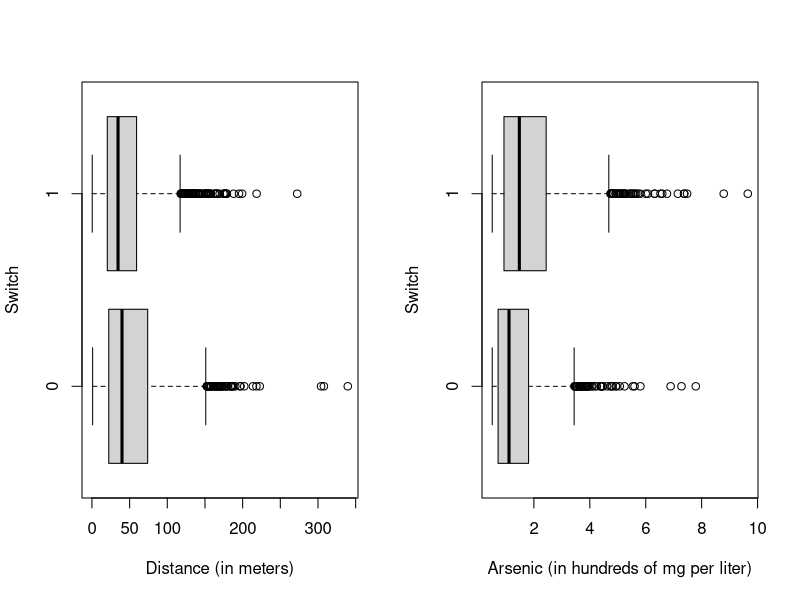
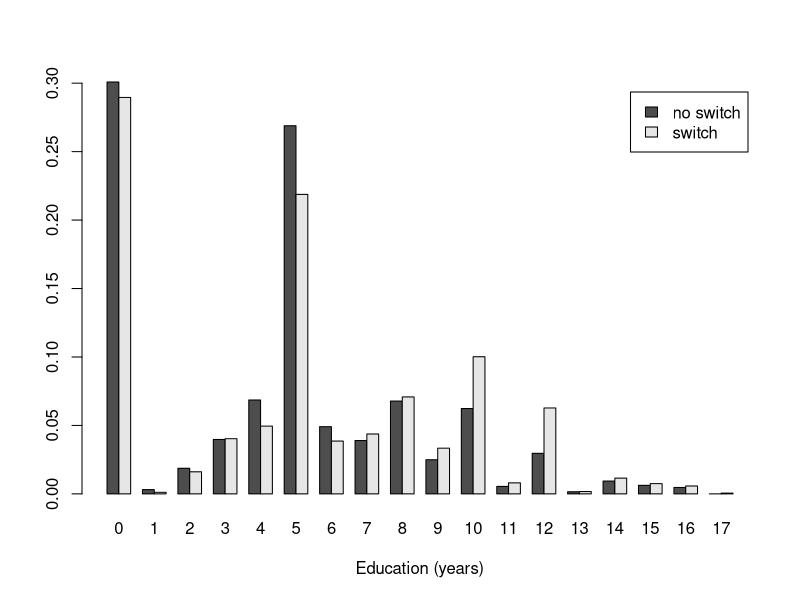
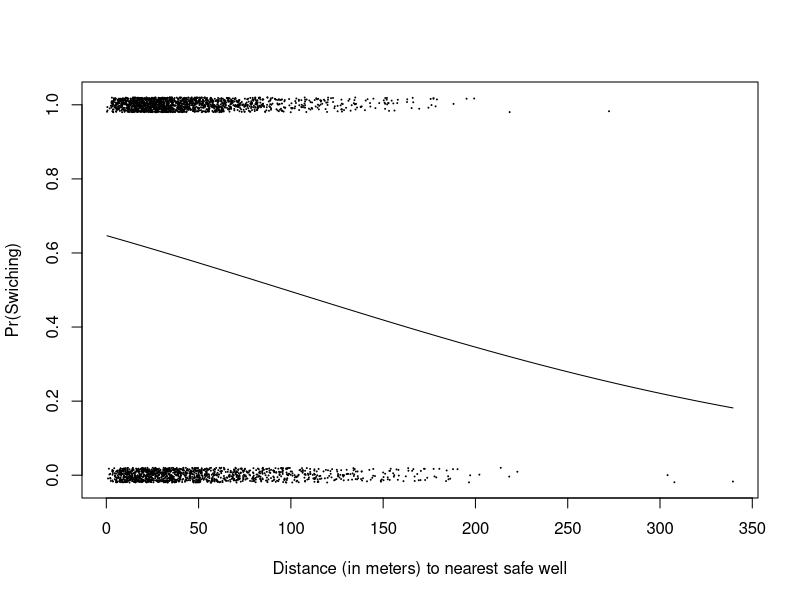
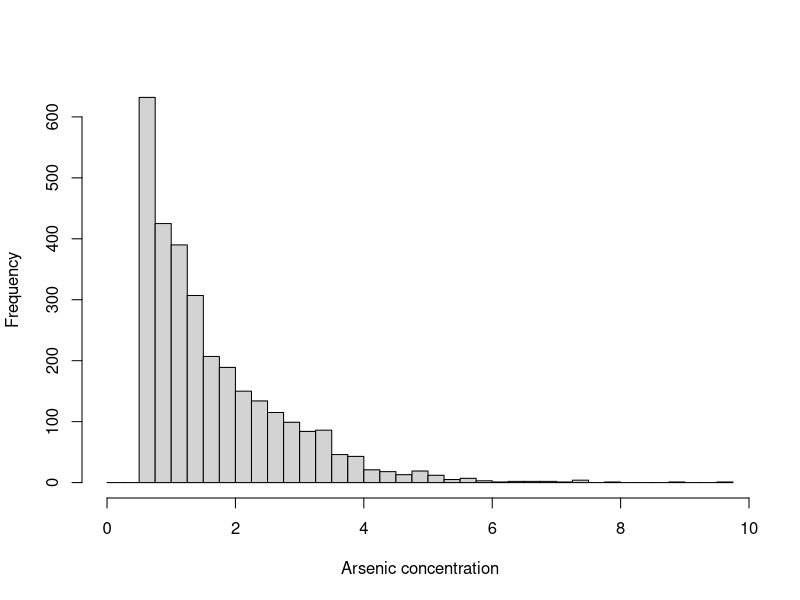
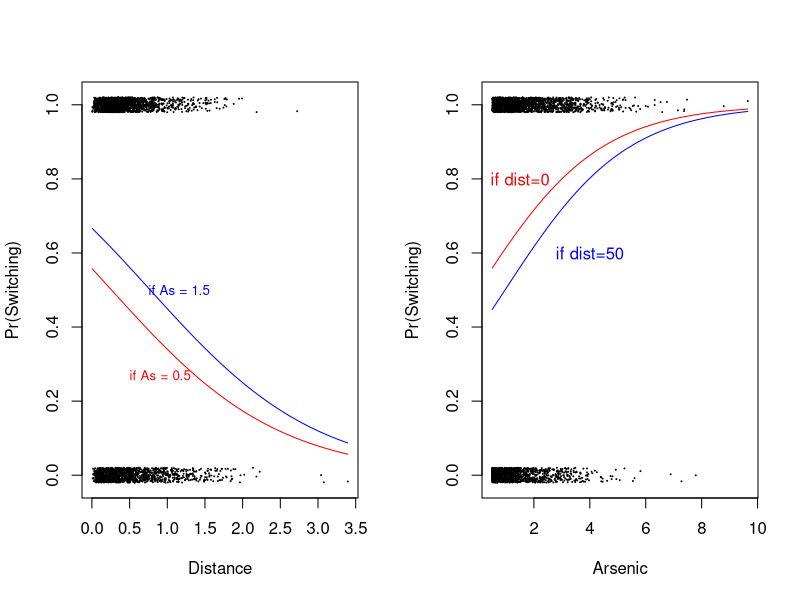
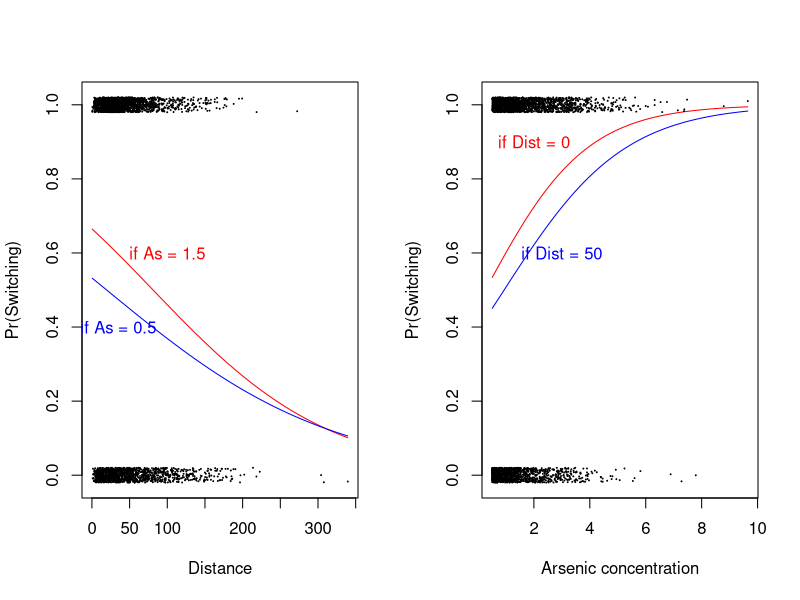
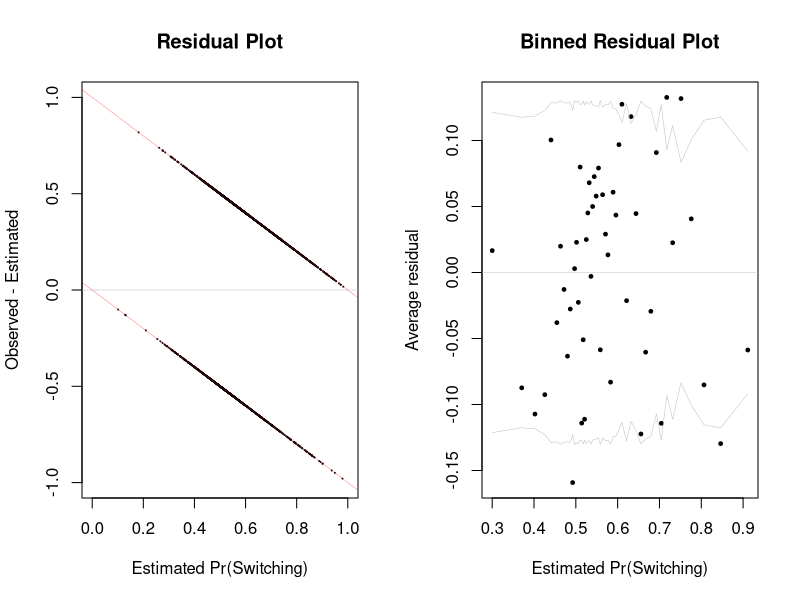
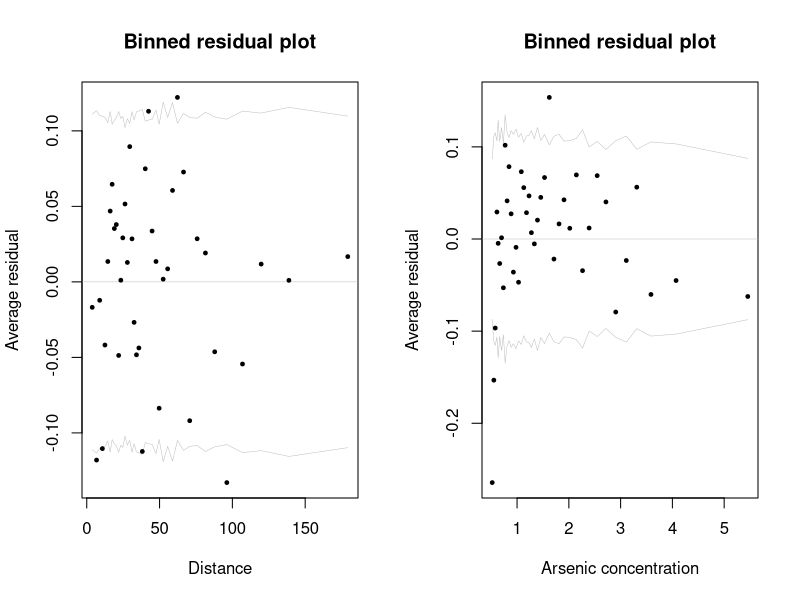

Here is the R script that generated these plots, in order:
#################################
# R code for LAB7 - 20/11/2025  #
#                               #
#################################


#   ____________________________________________________________________________
#   Logistic regression                                                     ####

### Wells data ----
data <- read.csv2("Wells.csv", header = TRUE)
str(data)
summary(data)
par(mfrow = c(1, 2))
boxplot(dist ~ switch,
  data = data, horizontal = TRUE,
  xlab = "Distance (in meters)", ylab = "Switch"
)
boxplot(arsenic ~ switch,
  data = data, horizontal = TRUE,
  xlab = "Arsenic (in hundreds of mg per liter)", ylab = "Switch"
)

par(mfrow = c(1, 1))
barplot(prop.table(table(data$switch, data$educ), margin = 1),
  beside = TRUE, legend.text = c("no switch", "switch"), xlab = "Education (years)"
)

### Single predictor (distance): logit(p_i) = beta_1 + beta_2 * dist_i

fit1 <- glm(switch ~ dist, data = data, family = binomial(link = "logit"))
res <- summary(fit1)
res

# Results of model output
X <- model.matrix(~dist, data = data)

# Std.error
res$coefficients[, 2]
sqrt(diag(solve((t(X) %*% diag(fit1$weights) %*% X) / fit1$family$dispersion)))

fit1$weights[1] # First element of the W matrix
predict(fit1)[1]
help(predict.glm)
hat_mu1 <- predict(fit1, type = "response")[1]
hat_mu1 * (1 - hat_mu1)

# z value
z.val <- res$coefficients[, 1] / res$coefficients[, 2]
z.val

# Pr(>|z|)
p.val <- 2 * pnorm(abs(z.val), lower = FALSE)
p.val

# Confidence interval for beta2
coef(fit1)[2] + c(-1, 1) * summary(fit1)$coefficients[2, 2] * qnorm(0.975)
confint.default(fit1, data = data)[2, ]

# Deviance residuals (only the first)
with(data, sign(switch[1
] - hat_mu1) * sqrt(2 * switch[1
] * log(switch[1
] / hat_mu1)))
residuals(fit1, type = "deviance")[1]

# Null deviance
fit0 <- glm(switch ~ 1, data = data, family = binomial(link = "logit"))
sum(residuals(fit0, type = "deviance")^2)
with(data, 2 * (sum(switch[switch == 1
] * log(1 / mean(switch))) +
  sum((1 - switch[switch == 0
  ]) * log(1 / (1 - mean(switch))))))

# Residual deviance
pred1 <- predict(fit1, type = "response")
sum(residuals(fit1, type = "deviance")^2)
with(data, 2 * (sum(switch[switch == 1
] * log(1 / pred1[switch == 1])) +
  sum((1 - switch[switch == 0
  ]) * log(1 / (1 - pred1[switch == 0])))))

# anova() function
anova(fit1)

# AIC
AIC(fit1)
-2 * logLik(fit1) + 2 * length(fit1$coefficients)


# Probability of switching well if you are very close to a safe well (dist = 0)
InvLogit <- function(eta) 1 / (1 + exp(-eta))

as.numeric(InvLogit(c(1, 0) %*% coef(fit1)))
predict(fit1, newdata = data.frame(dist = 0), type = "response")

# OR: the odds when dist = c+ 1 is OR times the odds when dist = c
exp(coef(fit1)[2])

# Difference on the probability of switch well due to an increase
# of one unit on the predictor from the mean
as.numeric(InvLogit(c(1, mean(data$dist) + 1) %*% coef(fit1)) -
  InvLogit(c(1, mean(data$dist)) %*% coef(fit1)))

# Equivalently we can use the predict function
predict(fit1, newdata = data.frame(dist = mean(data$dist) + 1), type = "response") -
  predict(fit1, newdata = data.frame(dist = mean(data$dist)), type = "response")

# Difference on the probability of switch well between 300 m and 0 m
as.numeric(InvLogit(c(1, 300) %*% coef(fit1)) - InvLogit(c(1, 0) %*% coef(fit1)))


# Difference on the probability of switch well due to an increase
# of one unit on the predictor from the 99th percentile
as.numeric(InvLogit(c(1, quantile(data$dist, 0.99) + 1) %*% coef(fit1)) -
  InvLogit(c(1, quantile(data$dist, 0.99)) %*% coef(fit1)))
res
# Scaling the dist variable and fit again the model: better interpretation
data$dist100 <- data$dist / 100
fit2 <- glm(switch ~ dist100, data = data, family = binomial(link = "logit"))
summary(fit2)

# Difference on probability scale due to an increase of 1 unit
# on the predictor  dist100 from the mean
as.numeric(InvLogit(c(1, mean(data$dist100) + 1) %*% coef(fit2)) -
  InvLogit(c(1, mean(data$dist100)) %*% coef(fit2)))

# Note that is the same difference due to an increase of 100 unit on the predictor
# dist from the mean (i.e. considering fit1)
as.numeric(InvLogit(c(1, mean(data$dist) + 100) %*% coef(fit1)) -
  InvLogit(c(1, mean(data$dist)) %*% coef(fit1)))

# Plot of the fitted model
switch.jitter <- jitter(data$switch, factor = 0.10)

par(mfrow = c(1, 1))
with(data, plot(dist, switch.jitter,
  xlab = "Distance (in meters) to nearest safe well",
  ylab = "Pr(Swiching)", type = "n"
))
curve(InvLogit(coef(fit1)[1] + coef(fit1)[2] * x), lwd = 1, add = TRUE)
points(data$dist, switch.jitter, pch = 20, cex = .1)

### Adding predictors (arsenic) ----
par(mfrow = c(1, 1))
hist(data$arsenic,
  freq = TRUE, xlab = "Arsenic concentration",
  breaks = seq(0, 0.25 + max(data$arsenic), 0.25), main = ""
)

fit3 <- glm(switch ~ dist100 + arsenic, data = data, family = binomial("logit"))
summary(fit3)

par(mfrow = c(1, 2))
# Pr(Switching) vs distance (consider Arsenic = 0.5 and Arsenic = 1.5)
with(data, plot(dist100, switch.jitter, xlab = "Distance", ylab = "Pr(Switching)", type = "n"))
curve(InvLogit(coef(fit3)[1] + coef(fit3)[2] * x + coef(fit3)[3] * 1.5), add = TRUE, col = "blue")
curve(InvLogit(coef(fit3)[1] + coef(fit3)[2] * x + coef(fit3)[3] * 0.5), add = TRUE, col = "red")
points(data$dist100, switch.jitter, pch = 20, cex = .1)
text(0.50, .27, "if As = 0.5", adj = 0, cex = .8, col = "red")
text(0.75, .50, "if As = 1.5", adj = 0, cex = .8, col = "blue")
# Pr(Switching) vs Arsenic (Consider distance = 0 and distance = 50)
with(data, plot(arsenic, switch.jitter, xlab = "Arsenic", ylab = "Pr(Switching)", type = "n"))
curve(InvLogit(coef(fit3)[1] + coef(fit3)[3] * x), add = TRUE, col = "red")
text(1.5, 0.8, "if dist=0", col = "red")
curve(InvLogit(coef(fit3)[1] + coef(fit3)[2] * 0.5 + coef(fit3)[3] * x), add = TRUE, col = "blue")
text(4, 0.6, "if dist=50", col = "blue")
points(data$arsenic, switch.jitter, cex = 0.01, pch = 20)

### Including interaction terms ----
fit4 <- glm(switch ~ dist100 * arsenic,
  data = data, family = binomial(link = "logit")
)

# Equivalently
# fit4 <- glm(switch ~ dist100 + arsenic + dist100:arsenic,
#            data = data, family = binomial(link = "logit"))
summary(fit4)

# Probability of switching for an average distance and
# an average concentration of arsenic
as.numeric(InvLogit(c(
  1, mean(data$dist100), mean(data$arsenic),
  mean(data$dist100) * mean(data$arsenic)
) %*% coef(fit4)))
# Equivalently
# predict(fit4, newdata=data.frame(dist100 = mean(data$dist100),
#                                 arsenic = mean(data$arsenic)),
#        type = "response")


# Difference in probability due to an increase of 100 meters
# in the distance (from the mean), keeping arsenic at its mean
mean_d100 <- mean(data$dist100)
mean_ars <- mean(data$arsenic)
as.numeric(InvLogit(c(1, mean_d100 + 1, mean_ars, (mean_d100 + 1) * mean_ars) %*% coef(fit4)) -
  InvLogit(c(1, mean_d100, mean_ars, mean_d100 * mean_ars) %*% coef(fit4)))


# Difference in probability due to an increase of 1 unit
# in the arsenic (from the mean), keeping distance at its mean
as.numeric(InvLogit(c(1, mean_d100, mean_ars + 1, mean_d100 * (mean_ars + 1)) %*% coef(fit4)) -
  InvLogit(c(1, mean_d100, mean_ars, mean_d100 * mean_ars) %*% coef(fit4)))

# Difference in logit probability scale when arsenic increases by 1 unit,
# considering dist at its mean level
coef(fit4)[3] + coef(fit4)[4] * mean(data$dist100)

# Difference in logit probability scale when dist increases by 100 meters,
# considering arsenic at its mean level
coef(fit4)[2] + coef(fit4)[4] * mean(data$arsenic)

par(mfrow = c(1, 2))
# Pr(Switching) vs Distance (Consider Arsenic=0.5 and Arsenic = 1)
with(data, plot(data$dist, switch.jitter,
  type = "n",
  xlab = "Distance", ylab = "Pr(Switching)"
))
curve(InvLogit(cbind(1, x / 100, 1.5, 1.5 * x / 100) %*% coef(fit4)), add = TRUE, col = "red")
curve(InvLogit(cbind(1, x / 100, 0.5, 0.5 * x / 100) %*% coef(fit4)), add = TRUE, col = "blue")
text(100, 0.6, "if As = 1.5", col = "red")
text(35, 0.4, "if As = 0.5", col = "blue")
points(data$dist, switch.jitter, pch = 20, cex = 0.01)

# Pr(Switching) vs Arsenic (Consider Distance = 0 and Distance = 50)
with(data, plot(data$arsenic, switch.jitter,
  type = "n",
  xlab = "Arsenic concentration", ylab = "Pr(Switching)"
))
curve(InvLogit(cbind(1, 0, x, 0) %*% coef(fit4)), add = TRUE, col = "red")
curve(InvLogit(cbind(1, 0.5, x, 0.5 * x) %*% coef(fit4)), add = TRUE, col = "blue")
text(2, 0.9, "if Dist = 0", col = "red")
text(3, 0.6, "if Dist = 50", col = "blue")
points(data$arsenic, switch.jitter, pch = 20, cex = 0.01)



#   ____________________________________________________________________________
#   Model Comparison and Model Selection                                    ####

# Analysis of deviance

anova(fit4, test = "LRT") # equivalently test = "Chisq"

# AIC
c(AIC(fit0), AIC(fit1), AIC(fit3), AIC(fit4))


### Extra: Centering the variables and adding social predictors ----
# Cetering the variables
data$c.dist100 <- scale(data$dist100, scale = FALSE)
data$c.arsenic <- scale(data$arsenic, scale = FALSE)

fit5 <- glm(switch ~ c.dist100 + c.arsenic + c.dist100:c.arsenic,
  family = binomial(link = "logit"), data = data
)
summary(fit5)

# Adding social education (centered) predictor
data$c.educ4 <- scale(data$educ / 4, scale = FALSE)
fit6 <- glm(switch ~ c.dist100 * c.arsenic + c.educ4,
  data = data,
  family = binomial(link = "logit")
)
summary(fit6)

fit7 <- glm(switch ~ c.dist100 * c.arsenic + c.dist100 * c.educ4 + c.arsenic * c.educ4,
  data = data, family = binomial(link = "logit")
)
summary(fit7)

### Binned residuals ----
pred4 <- predict(fit4, type = "response")
res4 <- residuals(fit4, type = "response")

plot(c(0, 1), c(-1, 1),
  xlab = "Estimated Pr(Switching)", type = "n",
  ylab = "Observed - Estimated", main = "Residual Plot"
)
abline(h = 0, col = "gray", lwd = 0.5)
points(pred4, res4, pch = 20, cex = 0.2)
abline(c(0, -1), col = "red", lwd = 0.25)
abline(c(1, -1), col = "red", lwd = 0.25)


binned.resids <- function(x, y, nclass = sqrt(length(x))) {
  breaks.index <- floor(length(x) * (1:(nclass)) / nclass)
  breaks <- c(-Inf, sort(x)[breaks.index], Inf)
  output <- NULL
  xbreaks <- NULL
  x.binned <- as.numeric(cut(x, breaks))
  for (i in 1:nclass) {
    items <- (1:length(x))[x.binned == i]
    x.range <- range(x[items])
    xbar <- mean(x[items])
    ybar <- mean(y[items])
    n <- length(items)
    sdev <- sd(y[items])
    output <- rbind(output, c(xbar, ybar, n, x.range, 2 * sdev / sqrt(n)))
  }
  colnames(output) <- c("xbar", "ybar", "n", "x.lo", "x.hi", "2se")
  return(list(binned = output, xbreaks = xbreaks))
}


br4 <- binned.resids(pred4, res4, nclass = 50)$binned
plot(range(br4[, 1]), range(br4[, 2], br4[, 6], -br4[, 6]),
  type = "n",
  xlab = "Estimated Pr(Switching)", ylab = "Average residual", main = "Binned Residual Plot"
)
abline(h = 0, col = "gray", lwd = 0.5)
points(br4[, 1], br4[, 2], pch = 19, cex = 0.5)
lines(br4[, 1], br4[, 6], col = "gray", lwd = 0.5)
lines(br4[, 1], -br4[, 6], col = "gray", lwd = 0.5)

par(mfrow = c(1, 2))
br.dist <- binned.resids(data$dist, res4,
  nclass = 40
)$binned
plot(range(br.dist[, 1]), range(br.dist[, 2], br.dist[, 6], -br.dist[, 6]),
  type = "n",
  xlab = "Distance", ylab = "Average residual", main = "Binned residual plot"
)
abline(h = 0, col = "gray", lwd = 0.5)
lines(br.dist[, 1], br.dist[, 6], col = "gray", lwd = 0.5)
lines(br.dist[, 1], -br.dist[, 6], col = "gray", lwd = 0.5)
points(br.dist[, 1], br.dist[, 2], pch = 19, cex = 0.5)

br.arsenic <- binned.resids(data$arsenic, res4,
  nclass = 40
)$binned
plot(range(br.arsenic[, 1]), range(br.arsenic[, 2], br.arsenic[, 6], -br.arsenic[, 6]),
  type = "n",
  xlab = "Arsenic concentration", ylab = "Average residual", main = "Binned residual plot"
)
abline(h = 0, col = "gray", lwd = 0.5)
lines(br.arsenic[, 1], br.arsenic[, 6], col = "gray", lwd = 0.5)
lines(br.arsenic[, 1], -br.arsenic[, 6], col = "gray", lwd = 0.5)
points(br.arsenic[, 1], br.arsenic[, 2], pch = 19, cex = 0.5)


#   ____________________________________________________________________________
#   Error rate                                                              ####

# Error rate of the null model

fit0 <- glm(switch ~ 1, family = binomial(link = "logit"), data = data)
m0 <- mean(data$switch)
err.rate0 <- min(m0, 1 - m0)
err.rate0

# Error rate of model 4
err.rate4 <- mean((pred4 > 0.5 & data$switch == 0) | ((pred4 < 0.5 & data$switch == 1)))

# Confusion matrix
conf_mat <- table(pred4 > 0.5, data$switch)
conf_mat
sum(diag(conf_mat)) / nrow(data)
1 - sum(diag(conf_mat)) / nrow(data)
err.rate4


#   ____________________________________________________________________________
#   Poisson regression                                                      ####

accidents <- read.table("SingaporeAuto.txt", header = T)
accidents[1:5, ]

accidents$NCD <- as.factor(accidents$NCD)
accidents$AgeCat <- as.factor(accidents$AgeCat)
accidents$VAgeCat <- as.factor(accidents$VAgeCat)


table(accidents$Clm_Count)
barplot(table(accidents$Clm_Count))

table(accidents$Clm_Count) / nrow(accidents)
round(dpois(0:3, mean(accidents$Clm_Count)), 6)


# Fit Poisson regression including all the variables
model1 <- glm(Clm_Count ~ Female + AgeCat + VAgeCat + NCD,
  family = poisson, data = accidents
)
summary(model1)
str(model1)
# Interpretation
exp(coef(model1)[2])

exp(coef(model1)[2] + c(-1, 1) * summary(model1)$coefficients[2, 2] * qnorm(0.975))

exp(coef(model1)[3])

anova(model1, test = "LRT")

model0 <- glm(Clm_Count ~ 1, family = poisson, data = accidents)
model2 <- glm(Clm_Count ~ VAgeCat + NCD,
  family = poisson, data = accidents
)
model3 <- glm(Clm_Count ~ NCD,
  family = poisson, data = accidents
)
AIC(model0, model1, model2, model3)
